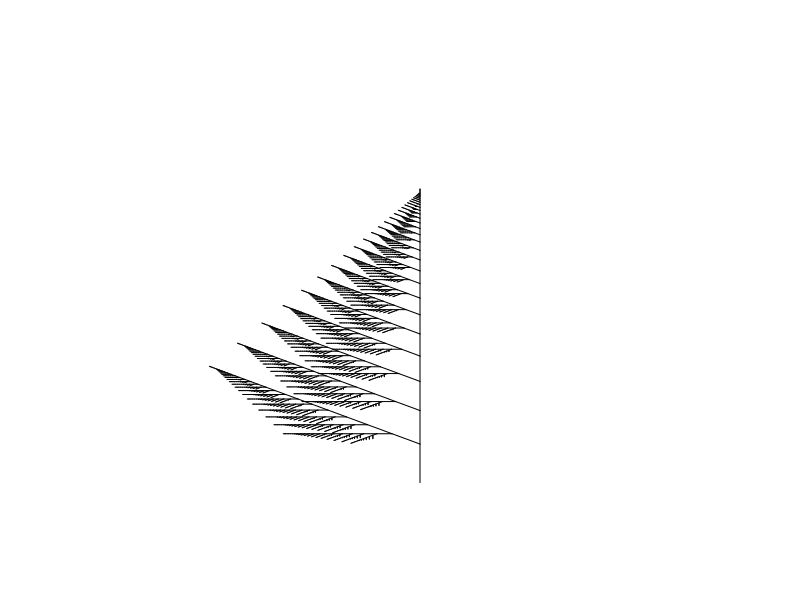

This chart was generated by the following R code:
#!usr/bin/env Rscript

# script:
# Desc:
# Author: David Bridgwood (dmb2417@ic.ac.uk)

rm(list = ls())
graphics.off()

###############################################################################
# fractals in nature
###############################################################################


############################ 19 the chaos game! ###############################


chaos_game <- function(np = 1000){
    a <- c(0, 0)
    b <- c(3, 4)
    c <- c(4, 1)
    X <- c(0, 0)
    plot(X[1], X[2], cex = 0.1, xlim = c(0, 4), ylim = c(0, 4))
    z <- c(list(a), list(b), list(c))
    for(i in 1:np){
        target_point <- z[[sample(c(1,2,3), 1)]]
        new_x <- max(target_point[1], X[1]) - ((max(target_point[1], X[1]) -
                                                min(target_point[1], X[1]))/2)
        new_y <- max(target_point[2], X[2]) - ((max(target_point[2], X[2]) -
                                                min(target_point[2], X[2]))/2)
        X <- c(new_x, new_y)
        points(X[1], X[2], cex = 0.1)
    }
}

# chaos_game()


################################ 20 turtle ####################################


turtle <- function(start_pos = c(0,0), direction = pi/4, v_len = 1){
    end_x = start_pos[1] + cos(direction)*v_len
    end_y = start_pos[2] + sin(direction)*v_len
    segments(start_pos[1], start_pos[2], end_x, end_y)
    return(c(end_x, end_y))
}

# plot.new()
# plot.window(xlim = c(-1,1), ylim = c(-1,1))
# turtle()


################################ 21 elbow #####################################


elbow <- function(start_pos = c(0,0), direction = pi/4, v_len = 1){
    start_pos <- turtle(start_pos, direction, v_len)
    direction2  <- direction - (pi/4)
    v_len1<- v_len*0.95
    turtle(start_pos, direction2, v_len1)
}

# plot.new()
# plot.window(xlim = c(0,4), ylim = c(-2,2))
# elbow()


############################## 22 spiral ######################################


spiral <- function(start_pos = c(0,0), direction = pi/4, v_len = 1){
    start_pos <- turtle(start_pos, direction, v_len)
    direction2  <- direction - (pi/4)
    v_len1 <- v_len*0.95
    spiral(start_pos, direction2, v_len1)
}

# plot.new()
# plot.window(xlim = c(0,4), ylim = c(-2,2))
# spiral()


############################## 23 spiral_2 ####################################


spiral_2 <- function(start_pos = c(0,0), direction = pi/4, v_len = 1){
    if(v_len > 0.01){
        start_pos <- turtle(start_pos, direction, v_len)
        direction2  <- direction - (pi/4)
        v_len1 <- v_len*0.95
        spiral_2(start_pos, direction2, v_len1)
    }
}

# plot.new()
# plot.window(xlim = c(0,3), ylim = c(-2,2))
# spiral_2()


################################ 24 tree ######################################


tree <- function(start_pos = c(0,0), direction = pi/2 , v_len = 1){
    if(v_len > 0.01){
        start_pos <- turtle(start_pos, direction, v_len)
        direction2  <- direction - (pi/4)
        direction3 <- direction + (pi/4)
        v_len1 <- v_len*0.65
        tree(start_pos, direction2, v_len1)
        tree(start_pos, direction3, v_len1)
    }
}

# plot.new()
# plot.window(xlim = c(-3,3), ylim = c(0,3))
# tree()


############################### 25 fern #######################################


fern <- function(start_pos = c(0,0), direction = pi/2 , v_len = 1){
    if(v_len > 0.01){
        start_pos <- turtle(start_pos, direction, v_len)
        direction3  <- direction + (pi/4)
        direction2 <- direction
        v_len1 <- v_len*0.87
        v_len2 <- v_len*0.38
        fern(start_pos, direction2, v_len1)
        fern(start_pos, direction3, v_len2)
    }
}

# plot.new()
# plot.window(xlim = c(-3,3), ylim = c(0,8))
# fern()



############################## 26 fern_2 ######################################

fern_2 <- function(start_pos = c(0,0), direction = pi/2 , v_len = 1, dir = -1){
    if(v_len > 0.01){
        start_pos <- turtle(start_pos, direction, v_len)
        direction3  <- direction + (pi/4)
        direction2 <- direction
        v_len1 <- v_len*0.87
        v_len2 <- v_len*0.38
        fern_2(start_pos, direction2, v_len1, dir)
        fern_2(start_pos, direction3, v_len2, -dir)
    }
}

plot.new()
plot.window(xlim = c(-3,3), ylim = c(0,10))
fern_2()
